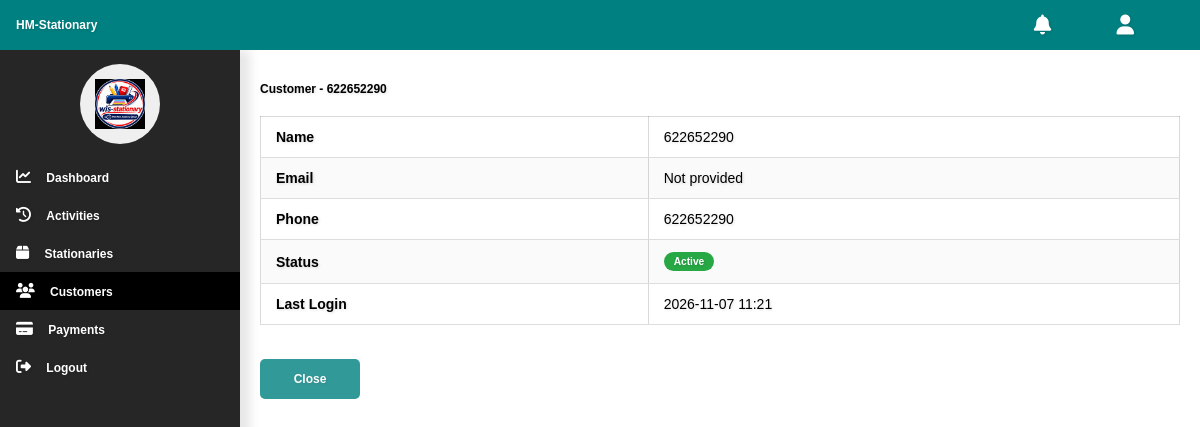
The page /stationary/admin/preview_customer/1/ (signed in) on the database as committed earlier.
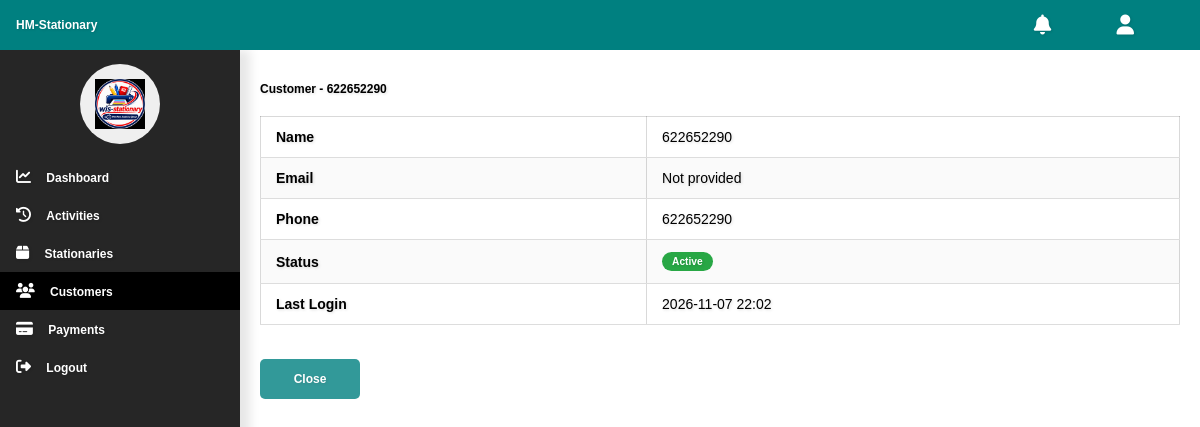
The same page on the database as committed later.
### stationary_system/models/accounts.py (models this page shows, shortened)
class CustomUser(AbstractUser):
    phone = models.CharField(max_length=20, blank=True, null=True)
    stationary_id = models.CharField(max_length=20, blank=True, null=True)

### stationary_system/views/admin_views/customers.py (the view)
# urls.py: path('stationary/admin/preview_customer/<int:user_id>/', customers.preview_customer, name='preview_customer'),
@login_required(login_url='login_page_admin')
def preview_customer(request, user_id):
    customer = get_object_or_404(CustomUser, id=user_id)
    return render(request, 'admin/customer.html', {
        'customer': customer
    })

### stationary_system/templates/admin/customer.html (shortened to what the changed rows need)
{% load static %}
<!DOCTYPE html>
<html lang="en">
<head>
    <link rel="stylesheet" href="https://cdnjs.cloudflare.com/ajax/libs/font-awesome/6.4.0/css/all.min.css">
    <link rel="stylesheet" href="{% static 'admin_css/dashboard.css' %}">
    <link rel="stylesheet" href="{% static 'admin_css/activities.css' %}">
</head>
<body>
    <div class="row-holder-1">
        <div class="content-holder-4">
            <div class="dash-content-5">
                <p style="font-weight: bold;">Customer - {{ customer.username }}</p>
                <div class="table-holder-9">
                    <table class="table-9">
                        <tr>
                            <td style="font-weight: bold;">Name</td>
                            <td>{{ customer.get_full_name|default:customer.username }}</td>
                        </tr>
                        <tr>
                            <td style="font-weight: bold;">Email</td>
                            <td>{{ customer.email|default:"Not provided" }}</td>
                        </tr>
                        <tr>
                            <td style="font-weight: bold;">Phone</td>
                            <td>{{ customer.phone|default:"-" }}</td>
                        </tr>
                        <tr>
                            <td style="font-weight: bold;">Last Login</td>
                            <td>
                                {% if customer.last_login %}
                                {{ customer.last_login|date:"Y-m-d H:i" }}
                                {% else %}
                                Never
                                {% endif %}
                            </td>
                        </tr>
                    </table>
                </div>
                <br>
                <div class="bottom-nav-10">
                    <div class="close-button-5">
                    </div>
                </div>
            </div>
        </div>
    </div>
</body>
</html>

Rows that differ between the two databases and show on the page:
changed CustomUser "Not provided": last_login "2026-11-07 11:21" → "2026-11-07 22:02"
